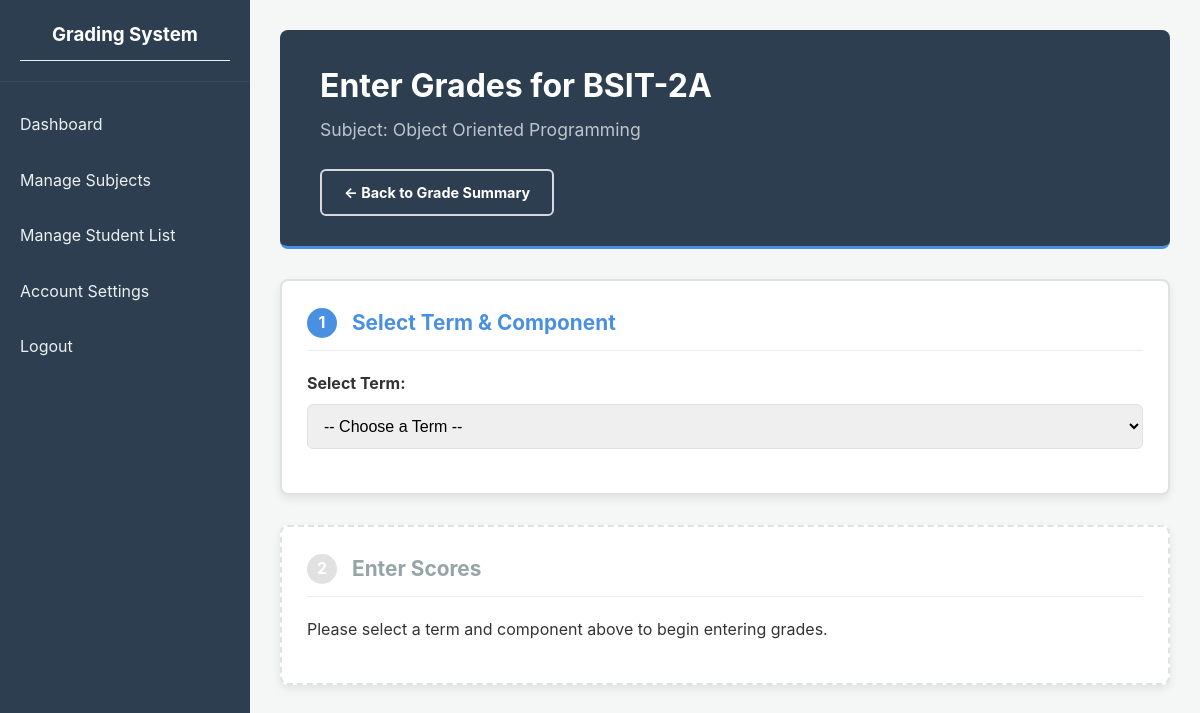
Screenshot of /enter_grades.php?section_id=6 with the database file from the repository.
### tables this page shows
CREATE TABLE `sections` (
  `section_id` int(11) NOT NULL,
  `subject_id` int(11) NOT NULL,
  `school_year` varchar(9) NOT NULL COMMENT 'e.g., 2024-2025',
  `semester` enum('1st Sem','2nd Sem','Summer') NOT NULL,
  `section_name` varchar(100) NOT NULL
);

CREATE TABLE `subjects` (
  `subject_id` int(11) NOT NULL,
  `subject_name` varchar(255) NOT NULL,
  `class_code` varchar(50) DEFAULT NULL,
  `prelim_weight` decimal(5,2) NOT NULL DEFAULT 25.00,
  `midterm_weight` decimal(5,2) NOT NULL DEFAULT 25.00,
  `prefinals_weight` decimal(5,2) NOT NULL DEFAULT 25.00,
  `finals_weight` decimal(5,2) NOT NULL DEFAULT 25.00
);

### enter_grades.php (the view, shortened to what this page needs)
<?php
require_once 'config/db_config.php';
$section_id = $_GET['section_id'];
$selected_term = $_GET['term'] ?? null;
$selected_component_id = $_GET['component_id'] ?? null;
$stmt = $pdo->prepare("SELECT sec.section_id, sec.section_name, sub.subject_id, sub.subject_name FROM sections sec JOIN subjects sub ON sec.subject_id = sub.subject_id WHERE sec.section_id = ?");
$stmt->execute([$section_id]);
$section = $stmt->fetch(PDO::FETCH_ASSOC);
$enrolled_students = []; $current_grades = []; $selected_component_details = null;
$total_pages = 1; $current_page = 1;
?>
<?php include 'includes/header.php'; ?>
<div class="container">
    <div class="page-header">
        <div class="header-content">
            <h2>Enter Grades for <?php echo htmlspecialchars($section['section_name']); ?></h2>
            <p>Subject: <?php echo htmlspecialchars($section['subject_name']); ?></p>
        </div>
        <div class="header-actions">
            <a href="view_section.php?id=<?php echo $section_id; ?>" class="btn btn-secondary">
                &larr; Back to Grade Summary
            </a>
        </div>
    </div>
    <div class="card step-card active">
        <h3><span class="step-number">1</span> Select Term & Component</h3>
        <form id="grade-selection-form" method="GET" action="enter_grades.php">
            <div class="form-group">
                <label for="term">Select Term:</label>
                <select name="term" id="term-select" required>
                    <option value="">-- Choose a Term --</option>
                </select>
            </div>
        </form>
    </div>
    <div class="card step-card <?php if ($selected_component_id) echo 'active'; ?>">
        <h3><span class="step-number">2</span> Enter Scores <?php if ($total_pages > 1) echo "(Page {$current_page} of {$total_pages})"; ?></h3>
        <?php if ($selected_component_id && !empty($enrolled_students)): ?>
        <form action="actions/save_grades.php" method="POST">
            <input type="hidden" name="section_id" value="<?php echo $section_id; ?>">
            <input type="hidden" name="component_id" value="<?php echo $selected_component_id; ?>">
            <input type="hidden" name="current_page" value="<?php echo $current_page; ?>">
            <input type="hidden" name="term" value="<?php echo $selected_term; ?>">
            <div class="table-responsive">
            <table>
                <thead>
                    <tr>
                        <th>Student Name</th>
                        <th>Score (out of <?php echo htmlspecialchars($selected_component_details['max_score'] ?? '100'); ?>)</th>
                    </tr>
                </thead>
                <tbody>
                    <?php foreach ($enrolled_students as $student): ?>
                    <tr>
                        <td><?php echo htmlspecialchars($student['last_name'] . ', ' . $student['first_name']); ?></td>
                        <td>
                            <input type="number" name="scores[<?php echo $student['student_id']; ?>]" step="0.01" min="0" max="<?php echo htmlspecialchars($selected_component_details['max_score'] ?? '100'); ?>" value="<?php echo $current_grades[$student['student_id']] ?? ''; ?>" placeholder="Enter score...">
                        </td>
                    </tr>
                    <?php endforeach; ?>
                </tbody>
            </table>
            </div>
            <button type="submit">Save Grades on This Page</button>
            <?php if ($total_pages > 1): ?>
            <nav>
                <ul class="pagination">
                    <li class="<?php if($current_page <= 1){ echo 'disabled'; } ?>"><a href="?section_id=<?php echo $section_id; ?>&term=<?php echo $selected_term; ?>&component_id=<?php echo $selected_component_id; ?>&page=<?php echo $current_page - 1; ?>">Prev</a></li>
                    <?php for($i = 1; $i <= $total_pages; $i++): ?>
                    <li class="<?php if($current_page == $i) {echo 'active'; } ?>"><a href="?section_id=<?php echo $section_id; ?>&term=<?php echo $selected_term; ?>&component_id=<?php echo $selected_component_id; ?>&page=<?php echo $i; ?>"><?php echo $i; ?></a></li>
                    <?php endfor; ?>
                    <li class="<?php if($current_page >= $total_pages){ echo 'disabled'; } ?>"><a href="?section_id=<?php echo $section_id; ?>&term=<?php echo $selected_term; ?>&component_id=<?php echo $selected_component_id; ?>&page=<?php echo $current_page + 1; ?>">Next</a></li>
                </ul>
            </nav>
            <?php endif; ?>
        </form>
        <?php elseif ($selected_component_id): ?>
            <p>No students are currently enrolled in this section.</p>
        <?php else: ?>
            <p>Please select a term and component above to begin entering grades.</p>
        <?php endif; ?>
    </div>
</div>
<?php include 'includes/footer.php'; ?>

### public/css/style.css (style rules this page uses)
:root { --primary-color: #4a90e2; --primary-hover-color: #357ABD; --background-color: #f4f7f6; --card-background-color: #ffffff; --sidebar-bg: #2c3e50; --sidebar-text: #ecf0f1; --sidebar-hover: #34495e; --text-color: #333333; --border-color: #e1e1e1; --danger-color: #e74c3c; --danger-hover-color: #c0392b; --shadow: 0 4px 8px rgba(0, 0, 0, 0.08); }
body { font-family: -apple-system, BlinkMacSystemFont, "Segoe UI", Roboto, Helvetica, Arial, sans-serif; background-color: var(--background-color); color: var(--text-color); margin: 0; line-height: 1.6; }
.page-header { margin-bottom: 20px; padding-bottom: 20px; border-bottom: 1px solid var(--border-color); }
.page-header h2 { font-size: 2rem; color: #2c3e50; margin: 0; }
.page-header p { font-size: 1.1rem; color: #7f8c8d; margin: 5px 0 0 0; }
.btn-secondary { background: transparent; border: 2px solid rgba(255, 255, 255, 0.7); color: #ffffff; flex-shrink: 0; }
.step-card { border: 2px dashed var(--border-color); background-color: #fcfcfc; box-shadow: none; transition: border-color 0.3s ease; }
.step-card.active { border-style: solid; background-color: #ffffff; }
.step-card h3 { display: flex; align-items: center; gap: 15px; font-size: 1.3rem; color: #95a5a6; }
.step-card.active h3 { color: var(--primary-color); }
.step-card h3 .step-number { display: inline-flex; align-items: center; justify-content: center; width: 30px; height: 30px; border-radius: 50%; background-color: #e1e1e1; color: #ffffff; font-size: 1rem; font-weight: bold; }
.step-card.active h3 .step-number { background-color: var(--primary-color); }
.container { max-width: 1700px; margin: 0 auto; padding: 0; }
.card { background: var(--card-background-color); border-radius: 8px; box-shadow: var(--shadow); padding: 25px; margin-bottom: 30px; }
.page-header { background-color: var(--sidebar-bg); padding: 30px 40px; border-radius: 8px; margin-bottom: 30px; border-bottom: 3px solid var(--primary-color); }
.page-header h1, .page-header h2 { margin: 0; color: #ffffff; font-size: 2rem; font-weight: 700; }
.page-header p { margin-top: 5px; color: rgba(255, 255, 255, 0.7); font-size: 1.1rem; margin-bottom: 25px; }
.page-header .btn { background: transparent; border: 2px solid rgba(255, 255, 255, 0.8); color: #ffffff; font-size: 0.9rem; font-weight: bold; padding: 10px 22px; transition: all 0.3s ease; }
h3 { margin-top: 0; color: #34495e; border-bottom: 1px solid #eee; padding-bottom: 10px; margin-bottom: 20px; }
.form-group { margin-bottom: 1.2rem; }
.form-group label { display: block; font-weight: bold; margin-bottom: 8px; }
.form-group input[type="text"], .form-group input[type="number"], .form-group input[type="file"], .form-group select { width: 100%; padding: 12px; border: 1px solid var(--border-color); border-radius: 6px; font-size: 1rem; box-sizing: border-box; transition: border-color 0.3s ease, box-shadow 0.3s ease; }
button, .btn { display: inline-block; background: var(--primary-color); color: #ffffff; border: none; padding: 12px 24px; border-radius: 6px; cursor: pointer; text-decoration: none; text-align: right; font-size: 1rem; font-weight: bold; transition: background-color 0.3s ease, transform 0.2s ease; }

### rows the page displays
sections: section_name "BSIT-2A", subject.subject_name "Object Oriented Programming"
